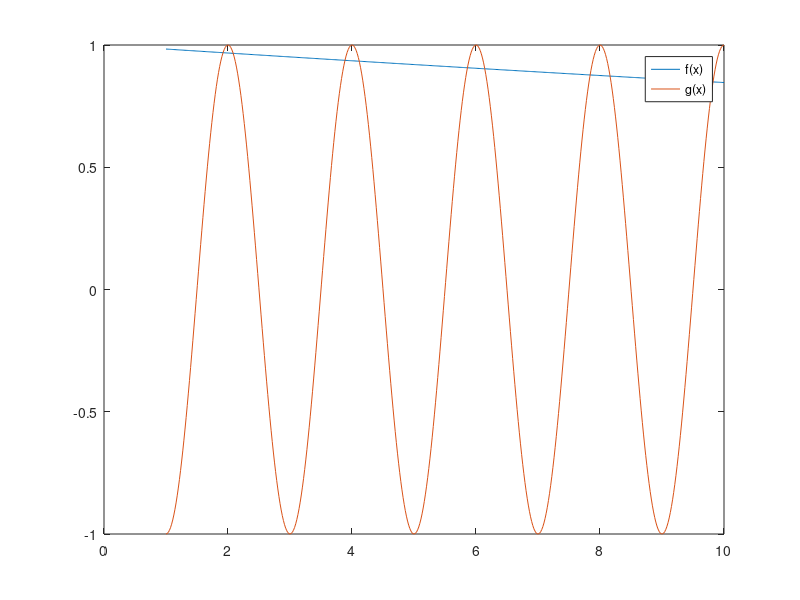
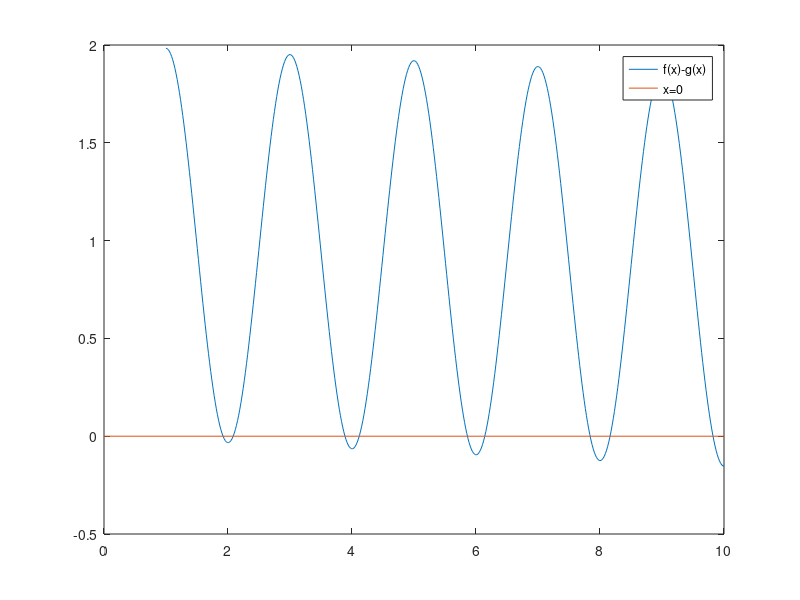

Source code (MATLAB) for these figures, in order: (Note: this script raises an error after producing the figures.)
addpath('../Biblioteca')
clc
clear all
close all

disp("Ejercicio 3. Puntos de corte")
f=@(x) e.^(-x/60);
df=@(x) (-1/60)*f(x);
g=@(x) cos(pi*x);
dg= @(x) -pi*sin(pi*x);

F=@(x) f(x) - g(x);
dF= @(x) df(x) - dg(x);

disp("Apartado 3a. Dibujar gráficas f,g")
y=linspace(1,10,500); # intervalo [1,10]
plot(y,f(y),';f(x);');
set(1,"position", [100, 206, 560, 420])
hold on
plot(y,g(y),';g(x);');

disp("Apartado 3b. Dibujar gráfica f-g")
figure(2)
plot(y,F(y),';f(x)-g(x);');
set(2,"position", [660, 206, 560, 420])
hold on
plot([0,10],[0,0],';x=0;')

disp("Apartado 3c. Puntos de corte")
# El razonamiento para coger los puntos iniciales es que para x grande, los ceros de F
# son como los ceros de cos(x), y como por el teorema de la convergencia global de Newton
# necesitamos, f*f''>0, entonces, buscamos los puntos de inflexión de cos(pi*x)
k1=3/2:2:100; #Puntos iniciales cogidos a la izquierda del primer cero de cada periodo
k2=5/2:2:101; #Puntos iniciales cogidos a la derecha del segundo cero de cada periodo
tol=10^-10;
max=50;
for k=1:length(k1)
  x1(k)=newton(F,dF,k1(k)+0.1,tol,max,0); # newton devuelve [x,fx,npasos], por omisión, sólo devuelve x
  x2(k)=newton(F,dF,k2(k)-0.1,tol,max,0);
endfor

y=linspace(1,101,1000);
figure(3)
plot(y,f(y),';f(x);',y,g(y),';g(x);')
set(3,"position", [1220, 206, 560, 420])
hold on
plot(x1,f(x1),'*;pto izq;',x2,f(x2),'*;pto der;')

rmpath('../Biblioteca')
